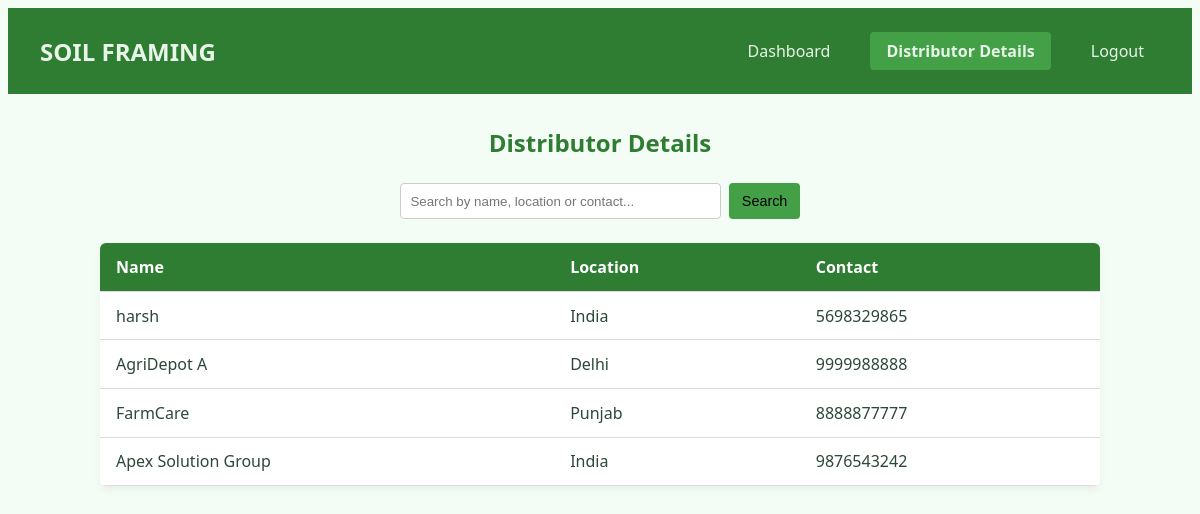
The page /view_distributor.php on the database its author committed.
### tables this page shows
CREATE TABLE `distributors` (
  `id` int(11) NOT NULL,
  `name` varchar(100) DEFAULT NULL,
  `location` varchar(100) DEFAULT NULL,
  `contact` varchar(50) DEFAULT NULL
);

### view_distributor.php (the view, shortened to what this page needs)
<?php
$conn = new mysqli("localhost", "root", "", "login_db");
$search = '';
if (isset($_GET['search'])) {
    $search = $conn->real_escape_string($_GET['search']);
    $query = "SELECT * FROM distributors WHERE name LIKE '%$search%' OR location LIKE '%$search%'";
} else {
    $query = "SELECT * FROM distributors";
}
$result = $conn->query($query);
?>
<!DOCTYPE html>
<html lang="en">
<head>
</head>
<body>
  <nav class="navbar">
    <div class="navbar-logo">SOIL FRAMING</div>
    <ul class="navbar-links">
      <li><a href="dashboard.php">Dashboard</a></li>
      <li><a href="view_distributor.php" class="active">Distributor Details</a></li>
      <li><a href="logout.php" class="logout-btn">Logout</a></li>
    </ul>
  </nav>
  <div class="container">
    <h2>Distributor Details</h2>
    <form method="GET" class="search-form">
      <input
        type="text"
        name="search"
        placeholder="Search by name, location or contact..."
        value="<?= htmlspecialchars($search) ?>"
      />
      <button type="submit" class="small-btn">Search</button>
    </form>
    <table class="responsive-table">
      <thead>
        <tr>
          <th>Name</th>
          <th>Location</th>
          <th>Contact</th>
        </tr>
      </thead>
      <tbody>
        <?php while ($row = $result->fetch_assoc()) { ?>
          <tr>
            <td><?= htmlspecialchars($row['name']) ?></td>
            <td><?= htmlspecialchars($row['location']) ?></td>
            <td><?= htmlspecialchars($row['contact']) ?></td>
          </tr>
        <?php } ?>
      </tbody>
    </table>
  </div>
</body>
</html>

### view_distributor.php (style rules this page uses)
body { font-family: 'Segoe UI', Tahoma, Geneva, Verdana, sans-serif; background: #f4fdf5; color: #2d4739; }
.navbar { background-color: #2e7d32; padding: 1rem 2rem; display: flex; justify-content: space-between; align-items: center; flex-wrap: wrap; position: sticky; top: 0; z-index: 1000; }
.navbar-logo { font-size: 1.5rem; font-weight: bold; color: #e8f5e9; }
.navbar-links { list-style: none; display: flex; gap: 1.5rem; }
.navbar-links li a { text-decoration: none; color: #e8f5e9; padding: 0.5rem 1rem; transition: background 0.3s ease; border-radius: 4px; }
.navbar-links li a.active { background-color: #43a047; font-weight: 600; }
.container { max-width: 1000px; margin: 2rem auto; padding: 0 1rem; }
h2 { text-align: center; margin-bottom: 1.5rem; color: #2e7d32; }
.search-form { display: flex; justify-content: center; gap: 0.5rem; margin-bottom: 1.5rem; flex-wrap: wrap; }
.search-form input[type="text"] { padding: 0.6rem; width: 300px; max-width: 90%; border: 1px solid #ccc; border-radius: 4px; }
.search-form button.small-btn { padding: 0.4rem 0.8rem; font-size: 0.9rem; background-color: #43a047; border: none; border-radius: 4px; cursor: pointer; transition: background 0.3s ease; }
.responsive-table { width: 100%; border-collapse: collapse; background-color: #fff; box-shadow: 0 4px 8px rgba(0,0,0,0.05); border-radius: 6px; overflow: hidden; }
.responsive-table th, .responsive-table td { padding: 0.8rem 1rem; border-bottom: 1px solid #ddd; text-align: left; }
.responsive-table thead { background-color: #2e7d32; color: #fff; }

### rows shown on the page
distributors: name "harsh", location "India", contact "5698329865"
distributors: name "AgriDepot A", location "Delhi", contact "9999988888"
distributors: name "FarmCare", location "Punjab", contact "8888877777"
distributors: name "Apex Solution Group", location "India", contact "9876543242"
